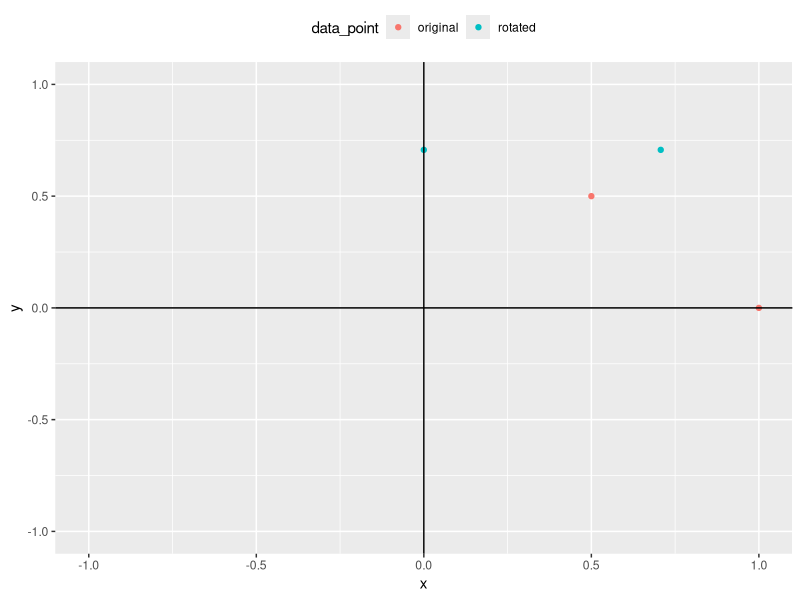

Write the R code that produced this figure.
# Example with rotation.

library(tidyverse)
ex_df <- tibble(data_point = "original",
                x = c(1, 0.5), 
                y = c(0, 0.5))

# Define the rotation matrix with an angle pi/4 (45 degrees).
rot_m <- matrix(c(cos(pi/4), -sin(pi/4), sin(pi/4), cos(pi/4)), byrow = TRUE, nrow = 2)

# Rotate.
ex_rot_m <- t(rot_m %*% t(as.matrix(ex_df[-1])))

# Change col- and row-names before binding with original data.
colnames(ex_rot_m) <- c("x", "y")
ex_rot_m

ex_rot_df <- as.data.frame(ex_rot_m) %>% 
  mutate(data_point = "rotated")

# Plot.
bind_rows(ex_df, ex_rot_df) %>% 
  ggplot(aes(x = x, y = y, colour = data_point)) + 
  geom_point() + 
  geom_vline(xintercept = 0) + 
  geom_hline(yintercept = 0) +
  coord_cartesian(xlim = c(-1, 1), y = c(-1, 1)) +
  theme(legend.position = "top")
